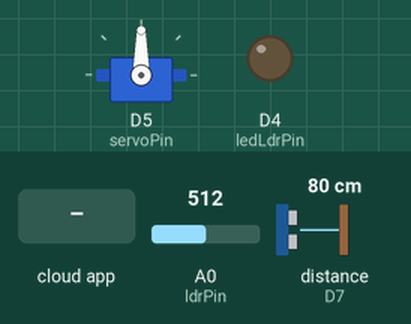
Bench run of a sketch on a simulated ESP8266 (NodeMCU). On the bench: servo, output pins drawn as LEDs (lit = HIGH). Wiring (inferred from the names in the program): ultrasonic range finder: trigger D6; echo D7. The inputs (shaded band) are chosen by the test bench; at power-on: A0 (ldrPin) = 512, distance to the obstacle (sensor on D7) 80 cm. The echo pulse lasts 58.3 µs per cm; WiFi joins after 1.5 s; servers stay silent unless stated; the Firebase database answers and starts empty; pins used as bus, display or sensor lines are not drawn; what the sketch prints to the serial monitor is not drawn.

Above: at 2.7 s.
2.8 s: the phone or cloud app sets vrataOtvorena to 1
At 6.3 s:
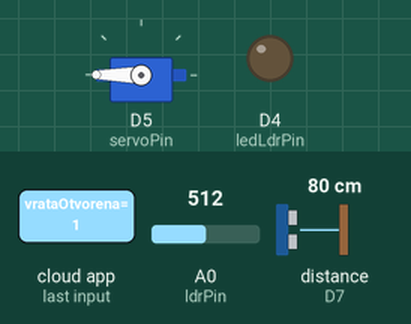
10.0 s: the phone or cloud app sets automatskoZatvaranje to 1
At 12.7 s:
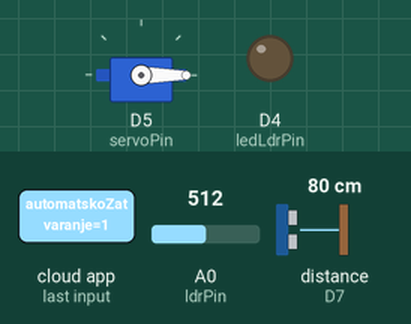
17.2 s: the phone or cloud app sets upaljenoSvjetlo to 1
At 23.2 s:
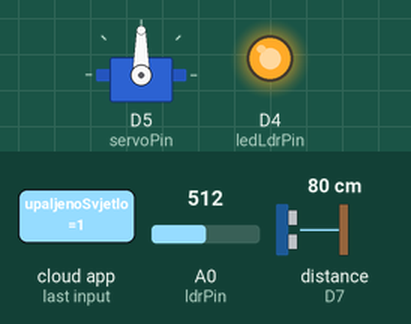
24.4 s: the phone or cloud app sets vrataOtvorena to 0
At 27.9 s:
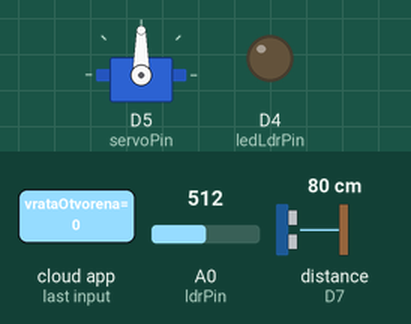
31.6 s: the phone or cloud app sets automatskoZatvaranje to 0
At 34.1 s:
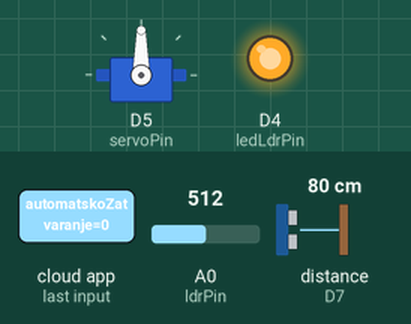
35.2 s: the phone or cloud app sets vrataOtvorena to 1
At 36.9 s:
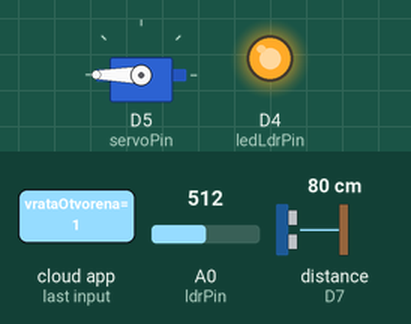
Timing chart, 0 to 42.1 s (numbered marks = the images above; inputs shaded):
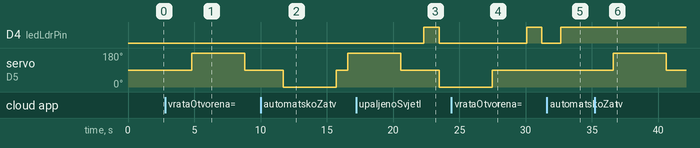

The sketch:

iot_garaza.ino
```cpp
#include <Servo.h>
#if defined(ESP32)
  #include <WiFi.h>
#elif defined(ESP8266)
  #include <ESP8266WiFi.h>
#endif
#include <Firebase_ESP_Client.h>
#include "addons/TokenHelper.h"
#include "addons/RTDBHelper.h"

// Wi-Fi and Firebase configuration
#define WIFI_SSID "Hara"
#define WIFI_PASSWORD "12345678"
#define API_KEY "AIzaSyBdCtdx90chwqKEqDWmNhrCdMnlFzLIg8g"
#define DATABASE_URL "https://pametna-garaza-default-rtdb.firebaseio.com/"

FirebaseData fbdo;
FirebaseAuth auth;
FirebaseConfig config;
unsigned long sendDataPrevMillis = 0;
bool signupOK = false;

// Pin definitions
#define echoPin D7
#define trigPin D6
#define ldrPin A0
#define ledLdrPin D4
#define servoPin D5

int zeljena_udaljenost = 25;
Servo servo;
bool servoMoved = false;
bool automatsko_zatvaranje = true;
bool upaljenoSvjetlo=false;
bool automatski_rezim=false;
// Function to update Firebase
void updateFirebase(float distance, int ldrValue, bool vrataOtvorena) {
  if (Firebase.ready() && signupOK) {
    if (!Firebase.RTDB.setFloat(&fbdo, "/senzori/udaljenost", distance)) {
      Serial.println("FAILED to send distance: " + fbdo.errorReason());
    }
    if (!Firebase.RTDB.setInt(&fbdo, "/senzori/svjetlost", ldrValue)) {
      Serial.println("FAILED to send LDR value: " + fbdo.errorReason());
    }
    if (!Firebase.RTDB.setBool(&fbdo, "/stanje/vrataOtvorena", vrataOtvorena)) {
      Serial.println("FAILED to send door state: " + fbdo.errorReason());
    }
     if (!Firebase.RTDB.setBool(&fbdo, "/stanje/upaljenoSvjetlo", upaljenoSvjetlo)) {
      Serial.println("FAILED to send door state: " + fbdo.errorReason());
    }
  }
}

void UpaliSvijetlo() {
  digitalWrite(ledLdrPin, HIGH);
  upaljenoSvjetlo=true;
}

void UgasiSvijetlo() {
  digitalWrite(ledLdrPin, LOW);
  upaljenoSvjetlo=false;
}

void OtvoriVrata() {
  for (int i = 0; i < 4; i++) {
    servo.write(180);
    delay(1000);
  }
  servo.write(90);
  servoMoved = true;
  updateFirebase(0, 0, true); // Update Firebase with door open state
}

void ZatvoriVrata() {
  for (int i = 0; i < 4; i++) {
    servo.write(0);
    delay(1000);
  }
  servo.write(90);
  servoMoved = false;
  updateFirebase(0, 0, false); // Update Firebase with door closed state
}

void setup() {
  Serial.begin(115200);

  // Initialize pins
  pinMode(trigPin, OUTPUT);
  pinMode(echoPin, INPUT);
  pinMode(ldrPin, INPUT);
  pinMode(ledLdrPin, OUTPUT);

  servo.attach(servoPin);
  servo.write(90);

  // Connect to Wi-Fi
  WiFi.begin(WIFI_SSID, WIFI_PASSWORD);
  Serial.print("Connecting to Wi-Fi");
  while (WiFi.status() != WL_CONNECTED) {
    Serial.print(".");
    delay(300);
  }
  Serial.println();
  Serial.print("Connected with IP: ");
  Serial.println(WiFi.localIP());

  // Initialize Firebase
  config.api_key = API_KEY;
  config.database_url = DATABASE_URL;

  if (Firebase.signUp(&config, &auth, "", "")) {
    Serial.println("Firebase SignUp OK");
    signupOK = true;
  } else {
    Serial.printf("Firebase SignUp FAILED: %s\n", config.signer.signupError.message.c_str());
  }

  config.token_status_callback = tokenStatusCallback;
  Firebase.begin(&config, &auth);
  Firebase.reconnectWiFi(true);

}

void loop() {
  // Ultrasonic sensor
  digitalWrite(trigPin, LOW);
  delayMicroseconds(2);
  digitalWrite(trigPin, HIGH);
  delayMicroseconds(10);
  digitalWrite(trigPin, LOW);
  long duration = pulseIn(echoPin, HIGH);
  float distance = (duration * 0.0343) / 2;

  // LDR sensor
  int ldrValue = analogRead(ldrPin);
  // Control light
if (Firebase.RTDB.getBool(&fbdo, "stanje/vrataOtvorena")) {
    if (fbdo.dataType() == "boolean") {
        if (fbdo.boolData() && !servoMoved) {
            // Vrata treba otvoriti
            Serial.println("Otvaranje vrata preko Firebase-a");
            OtvoriVrata();
        } else if (!fbdo.boolData() && servoMoved) {
            // Vrata treba zatvoriti
            Serial.println("Zatvaranje vrata preko Firebase-a");
            ZatvoriVrata();
        }
    }
    delay(1000); // Kašnjenje kako bi se izbjegle prečeste provjere
}
if (Firebase.RTDB.getBool(&fbdo, "stanje/upaljenoSvjetlo")) {
    if (fbdo.dataType() == "boolean") {
        if (fbdo.boolData() && !upaljenoSvjetlo) {
            Serial.println("paljenje svjetla preko Firebase-a");
            UpaliSvijetlo();
        } else if (!fbdo.boolData() && upaljenoSvjetlo) {
            Serial.println("gasenje svjetla preko Firebase-a");
            UgasiSvijetlo();
        }
    }
    delay(1000); // Kašnjenje kako bi se izbjegle prečeste provjere
}
if(Firebase.RTDB.getBool(&fbdo,"stanje/automatskoZatvaranje")){
  if(fbdo.dataType()=="boolean"){
    if(fbdo.boolData() && !automatski_rezim){
       Serial.println("Automatski rezim preko firebasea");
            automatski_rezim=true;
    }
    else if(!fbdo.boolData() && automatski_rezim){
       Serial.println("Automatski rezim preko firebaseaaaaa");
            automatski_rezim=false;
    }
  }
}
  if(automatski_rezim==true){

  if (distance <= zeljena_udaljenost + 20 && ldrValue <= 40 && !upaljenoSvjetlo) {
    UpaliSvijetlo();
  } else {
    UgasiSvijetlo();
  }

  // Control servo motor
  if (distance <= zeljena_udaljenost && !servoMoved) {
    OtvoriVrata();
  } else if (distance > zeljena_udaljenost && servoMoved && automatsko_zatvaranje) {
    ZatvoriVrata();
  }

  }
  // Send data to Firebase periodically
  if (millis() - sendDataPrevMillis > 15000 || sendDataPrevMillis == 0) {
    sendDataPrevMillis = millis();
    updateFirebase(distance, ldrValue, servoMoved);
  }

  delay(100);
}
```

Measured:
- after the input at 2.8 s, servo on D5 (servoPin): 90° → 180° after 2.0 s, → 90° 4.0 s later
- after the input at 10.0 s, servo on D5 (servoPin): 90° → 0° after 1.7 s, → 90° 4.0 s later, → 180° 0.86 s later
- after the input at 17.2 s, D4 (ledLdrPin): LOW → HIGH after 5.1 s, → LOW 1.2 s later
- after the input at 24.4 s, D4 (ledLdrPin): LOW → HIGH after 5.7 s, → LOW 1.2 s later; servo on D5 (servoPin): goes on until 27.5 s, then stays 90°
- after the input at 31.6 s, D4 (ledLdrPin): goes on until 32.6 s, then stays HIGH
- after the input at 35.2 s, servo on D5 (servoPin): 90° → 180° after 1.4 s, → 90° 4.0 s later
